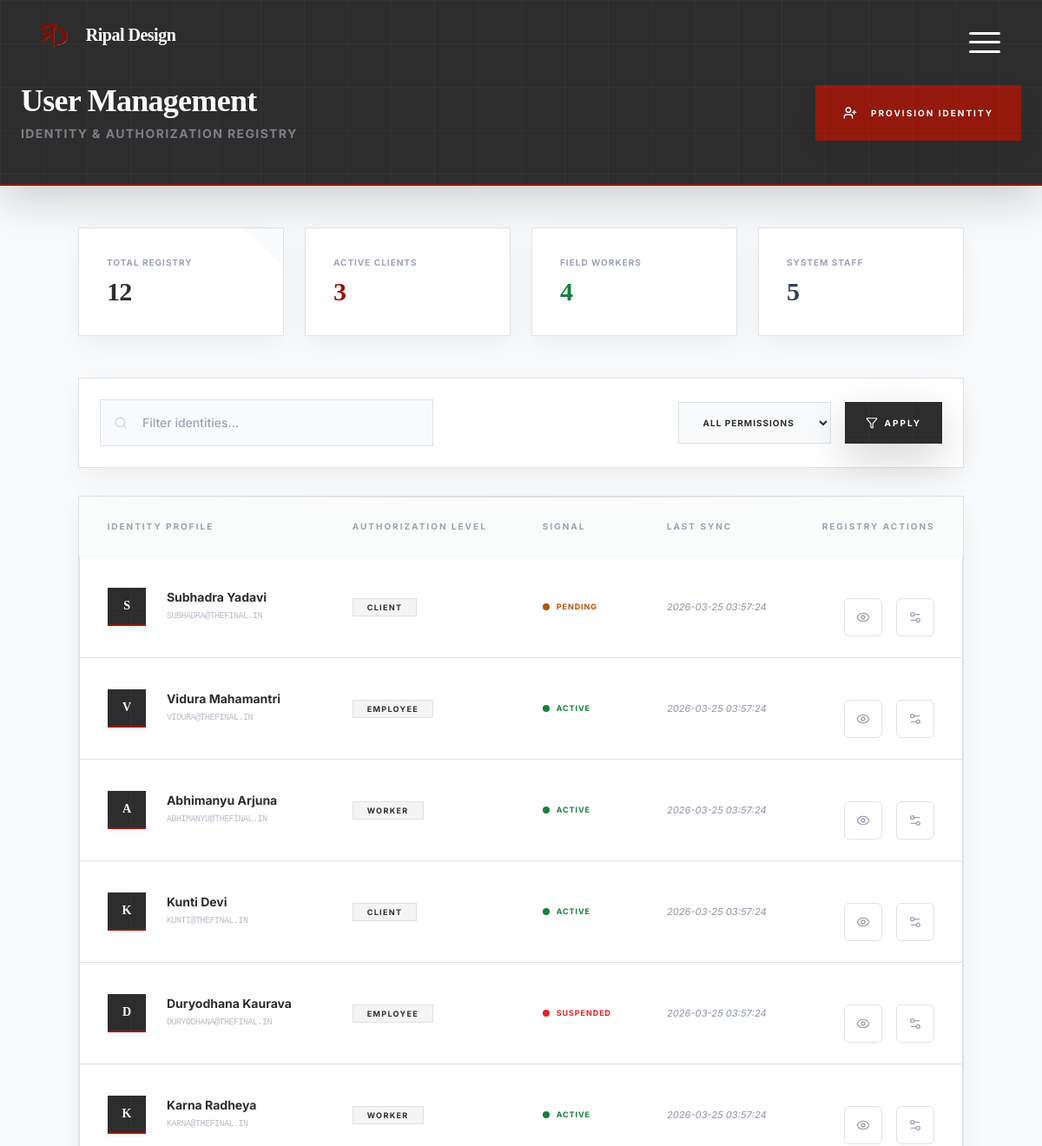
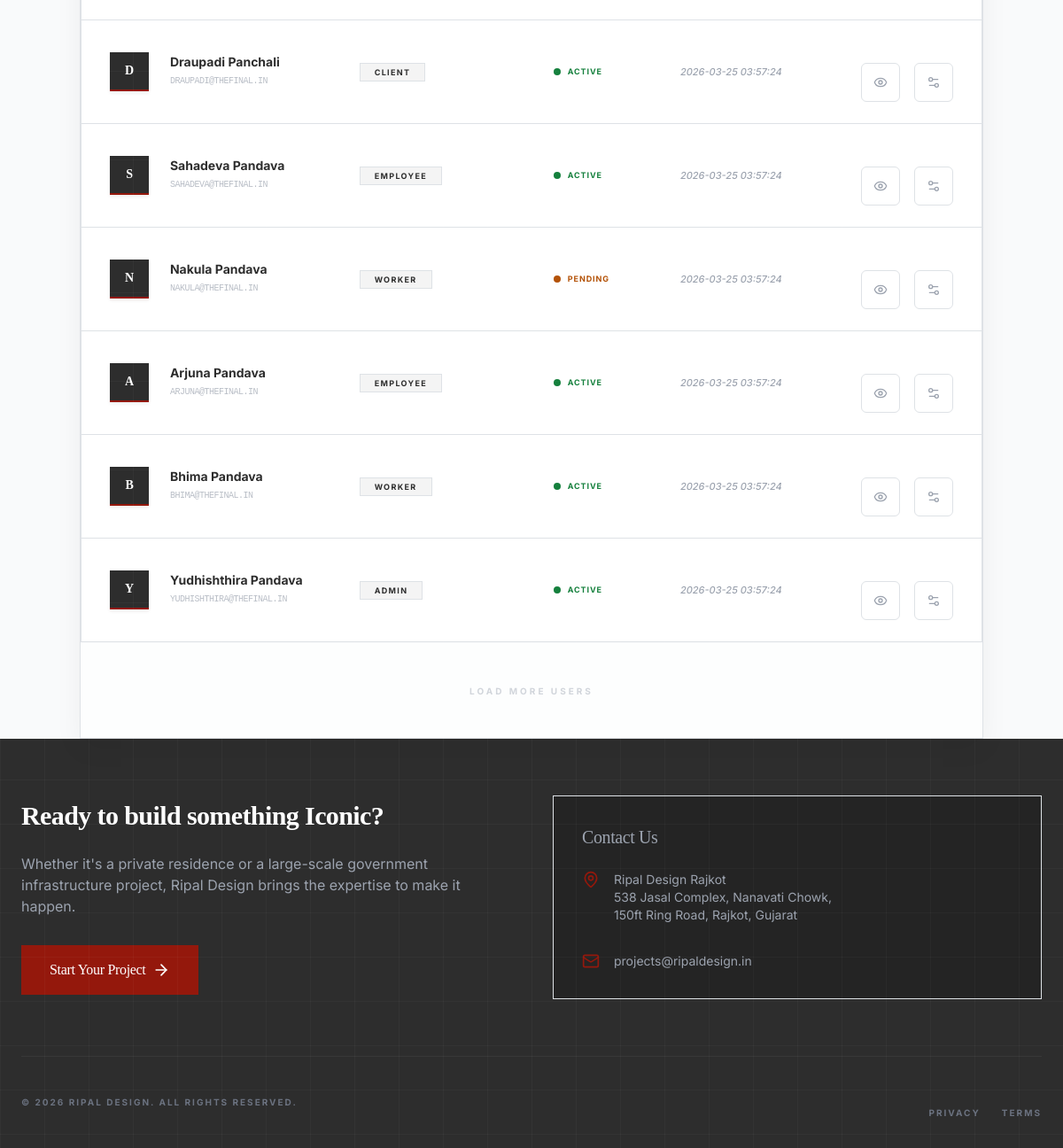
/admin/user_management.php (signed in), run on the app's committed database (2 pictures, top to bottom).
### tables this page shows
CREATE TABLE IF NOT EXISTS users (
  id INT AUTO_INCREMENT PRIMARY KEY,
  username VARCHAR(255) NOT NULL UNIQUE,
  full_name VARCHAR(255) DEFAULT NULL,
  first_name VARCHAR(120) DEFAULT NULL,
  last_name VARCHAR(120) DEFAULT NULL,
  email VARCHAR(255) DEFAULT NULL,
  phone VARCHAR(30) DEFAULT NULL,
  password_hash VARCHAR(255) DEFAULT NULL,
  token_reset CHAR(64) DEFAULT NULL,
  reset_token_expires DATETIME DEFAULT NULL,
  role ENUM('client','worker','employee','admin') NOT NULL DEFAULT 'client',
  status ENUM('active','pending','suspended') NOT NULL DEFAULT 'active',
  address VARCHAR(255) DEFAULT NULL,
  city VARCHAR(120) DEFAULT NULL,
  state VARCHAR(120) DEFAULT NULL,
  zip VARCHAR(20) DEFAULT NULL,
  joined_date DATE DEFAULT NULL,
  created_at TIMESTAMP NOT NULL DEFAULT CURRENT_TIMESTAMP,
  updated_at TIMESTAMP NULL DEFAULT NULL ON UPDATE CURRENT_TIMESTAMP,
  INDEX idx_users_role (role),
  INDEX idx_users_email (email),
  INDEX idx_users_reset_token (token_reset)
);

### includes/db.php (called while the page is built, shortened)
<?php
$DB_HOST = 'localhost';
$DB_NAME = 'Ripal-Design';
$DB_USER = 'root';
$DB_PASS = '';
$DB_PORT = '3306';
$sqlConfigPath = __DIR__ . '/../sql/config.php';
if (file_exists($sqlConfigPath)) {
    if (!empty($host)) {
        $DB_HOST = (string) $host;
    }
    if (!empty($database)) {
        $DB_NAME = (string) $database;
    }
    if (!empty($username)) {
        $DB_USER = (string) $username;
    }
    if (isset($password)) {
        $DB_PASS = (string) $password;
    }
}
$pdo = null;
try {
    $dsn = "mysql:host={$DB_HOST};port={$DB_PORT};dbname={$DB_NAME};charset=utf8mb4";
    $options = [
        PDO::ATTR_ERRMODE => PDO::ERRMODE_EXCEPTION,
        PDO::ATTR_DEFAULT_FETCH_MODE => PDO::FETCH_ASSOC,
        PDO::ATTR_EMULATE_PREPARES => false,
        PDO::MYSQL_ATTR_INIT_COMMAND => "SET NAMES utf8mb4 COLLATE utf8mb4_unicode_ci"
    ];
    $pdo = new PDO($dsn, $DB_USER, $DB_PASS, $options);
} catch (PDOException $e) {
    error_log('Database connection failed: ' . $e->getMessage());
    if (getenv('APP_ENV') === 'development') {
        trigger_error('Database Error: ' . $e->getMessage(), E_USER_WARNING);
    }
    $pdo = null;
}
function db_connected()
{
    global $pdo;
    return $pdo !== null;
}

### includes/util.php (called while the page is built, shortened)
<?php
if (!function_exists('db_query')) {
    function db_query($sql, $params = []) {
        global $pdo;
        try {
            $stmt = $pdo->prepare($sql);
            $stmt->execute($params);
            return $stmt;
        } catch (PDOException $e) {
            error_log('Database query error: ' . $e->getMessage());
            return false;
        }
    }
}
if (!function_exists('db_fetch')) {
    function db_fetch($sql, $params = []) {
        $stmt = db_query($sql, $params);
        return $stmt ? $stmt->fetch() : false;
    }
}
if (!function_exists('db_fetch_all')) {
    function db_fetch_all($sql, $params = []) {
        $stmt = db_query($sql, $params);
        return $stmt ? $stmt->fetchAll() : [];
    }
}
if (!function_exists('db_table_exists')) {
    function db_table_exists($table) {
        $row = db_fetch("SELECT COUNT(*) AS c FROM information_schema.tables WHERE table_schema = DATABASE() AND table_name = ?", [$table]);
        return !empty($row) && (int)($row['c'] ?? 0) > 0;
    }
}
if (!function_exists('get_user_role_counts')) {
    function get_user_role_counts() {
        $counts = [
            'total' => 0,
            'client' => 0,
            'worker' => 0,
            'employee' => 0,
            'admin' => 0,
        ];
        if (!db_connected() || !db_table_exists('users')) {
            return $counts;
        }
        $row = db_fetch('SELECT COUNT(*) AS c FROM users');
        $counts['total'] = (int)($row['c'] ?? 0);
        $rows = db_fetch_all('SELECT role, COUNT(*) AS c FROM users GROUP BY role');
        foreach ($rows as $r) {
            $role = (string)($r['role'] ?? '');
            if (array_key_exists($role, $counts)) {
                $counts[$role] = (int)($r['c'] ?? 0);
            }
        }
        return $counts;
    }
}
?>

### admin/user_management.php (the view, shortened to what this page needs)
<?php
$roleCounts = get_user_role_counts();
$users = db_fetch_all('SELECT id, username, full_name, email, role, status, COALESCE(updated_at, created_at) AS last_sync FROM users ORDER BY id DESC LIMIT 200');
?>
<!DOCTYPE html>
<html lang="en" class="bg-canvas-white">
<head>
  <?php $HEADER_MODE = 'dashboard'; require_once __DIR__ . '/../Common/header.php'; ?>
</head>
<body class="bg-canvas-white font-sans text-foundation-grey min-h-screen">
  <div class="min-h-screen flex flex-col">
    <header class="bg-foundation-grey text-white pt-20 md:pt-24 pb-8 md:pb-12 px-4 sm:px-6 lg:px-8 shadow-lg mb-8 md:mb-12 border-b-2 border-rajkot-rust">
        <div class="max-w-7xl mx-auto flex flex-col md:flex-row md:items-center md:justify-between gap-6">
            <div>
                <h1 class="text-3xl md:text-4xl font-serif font-bold">User Management</h1>
                <p class="text-gray-400 mt-2 text-sm uppercase tracking-widest font-bold opacity-70">Identity & Authorization Registry</p>
            </div>
            <div class="flex flex-col sm:flex-row gap-3 w-full md:w-auto">
                <a href="provision_temp_user.php?demo=1" class="w-full md:w-auto bg-rajkot-rust hover:bg-red-700 text-white px-8 py-4 text-[10px] font-bold uppercase tracking-[0.2em] shadow-premium transition-all flex items-center justify-center gap-3 active:scale-95 no-underline">
                    <i data-lucide="user-plus" class="w-4 h-4"></i> Provision Identity
                </a>
            </div>
        </div>
    </header>
    <main class="flex-grow max-w-7xl mx-auto px-4 sm:px-6 lg:px-8">
        <div class="grid grid-cols-1 sm:grid-cols-2 lg:grid-cols-4 gap-4 md:gap-6 mb-8 md:mb-12">
            <div class="bg-white p-6 md:p-8 shadow-premium border border-gray-100 relative group overflow-hidden">
                <div class="absolute top-0 right-0 w-16 h-16 bg-gray-50 -mr-8 -mt-8 rotate-45 pointer-events-none"></div>
                <span class="text-[10px] font-bold text-gray-400 uppercase tracking-widest block mb-2">Total Registry</span>
                <span class="text-2xl md:text-3xl font-serif font-bold text-foundation-grey"><?php echo (int)$roleCounts['total']; ?></span>
            </div>
            <div class="bg-white p-6 md:p-8 shadow-premium border border-gray-100 border-b-2 border-b-rajkot-rust relative group overflow-hidden">
                <span class="text-[10px] font-bold text-gray-400 uppercase tracking-widest block mb-2">Active Clients</span>
                <span class="text-2xl md:text-3xl font-serif font-bold text-rajkot-rust"><?php echo (int)$roleCounts['client']; ?></span>
            </div>
            <div class="bg-white p-6 md:p-8 shadow-premium border border-gray-100 border-b-2 border-b-approval-green relative group overflow-hidden">
                <span class="text-[10px] font-bold text-gray-400 uppercase tracking-widest block mb-2">Field Workers</span>
                <span class="text-2xl md:text-3xl font-serif font-bold text-approval-green"><?php echo (int)$roleCounts['worker']; ?></span>
            </div>
            <div class="bg-white p-6 md:p-8 shadow-premium border border-gray-100 border-b-2 border-b-slate-accent relative group overflow-hidden">
                <span class="text-[10px] font-bold text-gray-400 uppercase tracking-widest block mb-2">System Staff</span>
                <span class="text-2xl md:text-3xl font-serif font-bold text-slate-accent"><?php echo (int)$roleCounts['employee'] + (int)$roleCounts['admin']; ?></span>
            </div>
        </div>
        <div class="bg-white shadow-premium border border-gray-100 p-4 md:p-6 mb-8 flex flex-col lg:flex-row justify-between items-center gap-4 md:gap-6">
            <div class="relative w-full lg:w-96">
                <i data-lucide="search" class="absolute left-4 top-1/2 -translate-y-1/2 text-gray-300 w-4 h-4"></i>
                <input id="identityFilterInput" type="search" placeholder="Filter identities..." class="w-full pl-12 pr-6 py-3 md:py-4 bg-gray-50 border border-gray-50 outline-none focus:bg-white focus:border-rajkot-rust transition-all text-sm font-medium">
            </div>
            <div class="flex flex-col sm:flex-row gap-3 w-full lg:w-auto">
                <select id="permissionFilterSelect" class="w-full sm:w-auto py-3 md:py-4 px-6 bg-gray-50 border border-gray-50 text-[10px] font-bold uppercase tracking-widest outline-none focus:bg-white focus:border-rajkot-rust transition-all cursor-pointer">
                    <option value="all">All Permissions</option>
                </select>
                <button id="applyIdentityFiltersBtn" type="button" class="bg-foundation-grey hover:bg-rajkot-rust text-white px-6 py-3 md:py-4 text-[10px] font-bold uppercase tracking-[0.2em] transition-all flex items-center justify-center shadow-lg active:scale-95">
                    <i data-lucide="filter" class="w-3.5 h-3.5 mr-2"></i> Apply
                </button>
            </div>
        </div>
        <div class="bg-white shadow-premium border border-gray-100 overflow-hidden relative">
            <div class="absolute top-0 left-0 w-full h-[1px] bg-gradient-to-r from-transparent via-rajkot-rust/20 to-transparent"></div>
            <div class="overflow-x-auto">
                <table class="w-full text-left text-sm border-collapse admin-table">
                    <thead class="hidden md:table-header-group">
                        <tr class="bg-gray-50/80 text-[10px] font-bold text-gray-400 uppercase tracking-[0.2em] border-b border-gray-100">
                            <th class="px-8 py-6 font-bold">Identity Profile</th>
                            <th class="px-8 py-6 font-bold">Authorization Level</th>
                            <th class="px-8 py-6 font-bold">Signal</th>
                            <th class="px-8 py-6 font-bold">Last Sync</th>
                            <th class="px-8 py-6 font-bold text-right">Registry Actions</th>
                        </tr>
                    </thead>
                    <tbody class="divide-y divide-gray-100">
                        <?php foreach ($users as $i => $u): ?>
                        <?php
                          $displayName = $u['full_name'] ?: $u['username'];
                          $status = strtolower((string)($u['status'] ?? 'active'));
                          $statusClass = $status === 'active' ? 'text-approval-green' : ($status === 'pending' ? 'text-pending-amber' : 'text-red-600');
                          $initials = strtoupper(substr((string)$displayName, 0, 1));
                        ?>
                        <tr class="group hover:bg-gray-50/50 transition-all duration-300 block md:table-row mb-4 md:mb-0 border md:border-0 rounded-lg md:rounded-none bg-white md:bg-transparent user-row<?php echo $i >= 10 ? ' hidden extra-user-row' : ''; ?>"
                            data-name="<?php echo htmlspecialchars((string)$displayName); ?>"
                            data-email="<?php echo htmlspecialchars((string)($u['email'] ?? '')); ?>"
                            data-role="<?php echo htmlspecialchars(strtolower((string)$u['role'])); ?>">
                            <td class="px-6 md:px-8 py-4 md:py-6 block md:table-cell" data-label="Identity Profile">
                                <div class="flex items-center gap-4">
                                    <div class="w-11 h-11 bg-foundation-grey text-white font-serif font-bold flex items-center justify-center border-b-2 border-rajkot-rust shadow-sm"><?php echo htmlspecialchars($initials); ?></div>
                                    <div>
                                        <p class="font-bold text-foundation-grey group-hover:text-rajkot-rust transition-colors mb-0.5"><?php echo htmlspecialchars($displayName); ?></p>
                                        <p class="text-[10px] text-gray-400 font-mono tracking-tighter uppercase opacity-70 text-wrap break-all"><?php echo htmlspecialchars((string)($u['email'] ?? '')); ?></p>
                                    </div>
                                </div>
                            </td>
                            <td class="px-6 md:px-8 py-4 md:py-6 block md:table-cell" data-label="Authorization Level">
                                <span class="px-3 py-1 bg-foundation-grey/5 text-foundation-grey text-[9px] font-bold uppercase tracking-[0.15em] border border-foundation-grey/10"><?php echo htmlspecialchars(strtoupper((string)$u['role'])); ?></span>
                            </td>
                            <td class="px-6 md:px-8 py-4 md:py-6 block md:table-cell" data-label="Signal">
                                <span class="flex items-center gap-2 <?php echo $statusClass; ?> text-[9px] font-bold uppercase tracking-widest">
                                    <span class="w-2 h-2 rounded-full bg-current"></span> <?php echo htmlspecialchars($status); ?>
                                </span>
                            </td>
                            <td class="px-6 md:px-8 py-4 md:py-6 text-gray-400 text-[11px] font-medium italic block md:table-cell" data-label="Last Sync"><?php echo htmlspecialchars((string)($u['last_sync'] ?? '')); ?></td>
                            <td class="px-6 md:px-8 py-6 md:py-6 block md:table-cell" data-label="Registry Actions">
                                <div class="flex flex-row md:justify-end gap-3 mt-4 md:mt-0">
                                    <a href="../dashboard/profile.php?user=<?php echo urlencode((string)$u['username']); ?>" class="flex-grow md:flex-grow-0 h-11 w-11 bg-gray-50 md:bg-transparent text-gray-400 hover:text-rajkot-rust transition-colors flex items-center justify-center border border-gray-100 md:border-0 rounded" title="View Profile">
                                        <i data-lucide="eye" class="w-5 h-5 md:w-4 md:h-4"></i>
                                    </a>
                                    <a href="add_user.php?id=<?php echo (int)$u['id']; ?>" class="flex-grow md:flex-grow-0 h-11 w-11 bg-gray-50 md:bg-transparent text-gray-400 hover:text-foundation-grey transition-colors flex items-center justify-center border border-gray-100 md:border-0 rounded" title="Edit Permissions">
                                        <i data-lucide="settings-2" class="w-5 h-5 md:w-4 md:h-4"></i>
                                    </a>
                                </div>
                            </td>
                        </tr>
                        <?php endforeach; ?>
                    </tbody>
                </table>
            </div>
            <div class="p-6 md:p-10 text-center border-t border-gray-50 bg-gray-50/30">
                <button id="loadMoreUsersBtn" type="button" class="text-[10px] font-bold uppercase tracking-[0.3em] text-gray-300 hover:text-rajkot-rust transition-all border-b border-transparent hover:border-rajkot-rust pb-1 px-4">Load More Users</button>
            </div>
        </div>
    </main>
    <?php require_once __DIR__ . '/../Common/footer.php'; ?>
  </div>
</body>
</html>

### public/css/index.css (style rules this page uses)
html, body { overflow-x: hidden !important; width: 100%; max-width: 100%; }
*, *::before, *::after { box-sizing: border-box; }
body { background: #0a0a0a; color: #fff; font-family: 'Inter', system-ui, -apple-system, 'Segoe UI', Roboto, 'Helvetica Neue', Arial; scrollbar-width: none; -ms-overflow-style: none; }
h1, h2, h3, .logo-font { font-family: 'Cormorant Garamond', serif; }
:root { --primary: #731209; --primary-light: #94180C; --bg-dark: #0a0a0a; --bg-panel: #121212; --text-muted: rgba(255, 255, 255, 0.6); --blueprint-grid: rgba(255, 255, 255, 0.03); }
body { background-color: var(--bg-dark); color: #fff; font-family: 'Inter', sans-serif; line-height: 1.6; -webkit-font-smoothing: antialiased; overflow-x: hidden; margin: 0; }
body::before { content: ""; position: fixed; top: 0; left: 0; width: 100%; height: 100%; background-image: linear-gradient(var(--blueprint-grid) 1px, transparent 1px), linear-gradient(90deg, var(--blueprint-grid) 1px, transparent 1px); background-size: 50px 50px; pointer-events: none; z-index: 1; }
h1, h2, h3, .font-serif { font-family: 'Cormorant Garamond', serif; font-weight: 300; letter-spacing: -0.02em; }

### Common/header.css (style rules this page uses)
:root { --alt-overlay-bg: rgba(148, 24, 12, 0.96); --alt-text: #fff; }
html, body { overflow-x: hidden; }

### Common/admin-responsive.css (style rules this page uses)
:root { --admin-header-mobile-padding-top: 4rem; }
.admin-table { border-collapse: collapse; width: 100%; }

### data on the page
users: full_name "S", full_name "Subhadra Yadavi", email "SUBHADRA@THEFINAL.IN", role "CLIENT", status "PENDING", last_sync "2026-03-25 03:57:24"
users: full_name "V", full_name "Vidura Mahamantri", email "VIDURA@THEFINAL.IN", role "EMPLOYEE", status "ACTIVE", last_sync "2026-03-25 03:57:24"
users: full_name "A", full_name "Abhimanyu Arjuna", email "ABHIMANYU@THEFINAL.IN", role "WORKER", status "ACTIVE", last_sync "2026-03-25 03:57:24"
users: full_name "K", full_name "Kunti Devi", email "KUNTI@THEFINAL.IN", role "CLIENT", status "ACTIVE", last_sync "2026-03-25 03:57:24"
users: full_name "D", full_name "Duryodhana Kaurava", email "DURYODHANA@THEFINAL.IN", role "EMPLOYEE", status "SUSPENDED", last_sync "2026-03-25 03:57:24"
users: full_name "K", full_name "Karna Radheya", email "KARNA@THEFINAL.IN", role "WORKER", status "ACTIVE", last_sync "2026-03-25 03:57:24"
users: full_name "D", full_name "Draupadi Panchali", email "DRAUPADI@THEFINAL.IN", role "CLIENT", status "ACTIVE", last_sync "2026-03-25 03:57:24"
users: full_name "S", full_name "Sahadeva Pandava", email "SAHADEVA@THEFINAL.IN", role "EMPLOYEE", status "ACTIVE", last_sync "2026-03-25 03:57:24"
users: full_name "N", full_name "Nakula Pandava", email "NAKULA@THEFINAL.IN", role "WORKER", status "PENDING", last_sync "2026-03-25 03:57:24"
users: full_name "A", full_name "Arjuna Pandava", email "ARJUNA@THEFINAL.IN", role "EMPLOYEE", status "ACTIVE", last_sync "2026-03-25 03:57:24"
users: full_name "B", full_name "Bhima Pandava", email "BHIMA@THEFINAL.IN", role "WORKER", status "ACTIVE", last_sync "2026-03-25 03:57:24"
users: full_name "Y", full_name "Yudhishthira Pandava", email "YUDHISHTHIRA@THEFINAL.IN", role "ADMIN", status "ACTIVE", last_sync "2026-03-25 03:57:24"

### other printed values
$roleCounts['total'] "12"
$roleCounts['client'] "3"
$roleCounts['worker'] "4"
